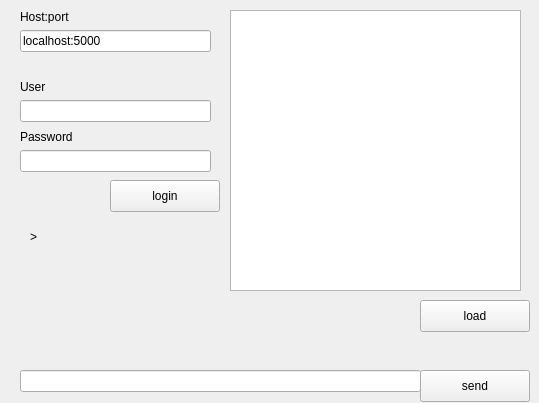
<?xml version="1.0" encoding="UTF-8"?>
<ui version="4.0">
 <class>Form</class>
 <widget class="QWidget" name="Form">
  <property name="geometry">
   <rect>
    <x>0</x>
    <y>0</y>
    <width>539</width>
    <height>403</height>
   </rect>
  </property>
  <property name="windowTitle">
   <string>Form</string>
  </property>
  <widget class="QPlainTextEdit" name="txt_messages">
   <property name="geometry">
    <rect>
     <x>230</x>
     <y>10</y>
     <width>291</width>
     <height>281</height>
    </rect>
   </property>
   <property name="readOnly">
    <bool>true</bool>
   </property>
  </widget>
  <widget class="QLineEdit" name="txt_user">
   <property name="geometry">
    <rect>
     <x>20</x>
     <y>100</y>
     <width>191</width>
     <height>22</height>
    </rect>
   </property>
  </widget>
  <widget class="QLineEdit" name="txt_password">
   <property name="geometry">
    <rect>
     <x>20</x>
     <y>150</y>
     <width>191</width>
     <height>22</height>
    </rect>
   </property>
  </widget>
  <widget class="QPushButton" name="pushButton">
   <property name="geometry">
    <rect>
     <x>110</x>
     <y>180</y>
     <width>110</width>
     <height>32</height>
    </rect>
   </property>
   <property name="text">
    <string>login</string>
   </property>
  </widget>
  <widget class="QPushButton" name="btn_load">
   <property name="geometry">
    <rect>
     <x>420</x>
     <y>300</y>
     <width>110</width>
     <height>32</height>
    </rect>
   </property>
   <property name="text">
    <string>load</string>
   </property>
  </widget>
  <widget class="QLineEdit" name="txt_host">
   <property name="geometry">
    <rect>
     <x>20</x>
     <y>30</y>
     <width>191</width>
     <height>22</height>
    </rect>
   </property>
   <property name="text">
    <string>localhost:5000</string>
   </property>
  </widget>
  <widget class="QLineEdit" name="txt_message">
   <property name="geometry">
    <rect>
     <x>20</x>
     <y>370</y>
     <width>401</width>
     <height>22</height>
    </rect>
   </property>
  </widget>
  <widget class="QPushButton" name="btn_send">
   <property name="geometry">
    <rect>
     <x>420</x>
     <y>370</y>
     <width>110</width>
     <height>32</height>
    </rect>
   </property>
   <property name="text">
    <string>send</string>
   </property>
  </widget>
  <widget class="QLabel" name="label">
   <property name="geometry">
    <rect>
     <x>20</x>
     <y>10</y>
     <width>56</width>
     <height>13</height>
    </rect>
   </property>
   <property name="text">
    <string>Host:port</string>
   </property>
  </widget>
  <widget class="QLabel" name="label_2">
   <property name="geometry">
    <rect>
     <x>20</x>
     <y>80</y>
     <width>56</width>
     <height>13</height>
    </rect>
   </property>
   <property name="text">
    <string>User</string>
   </property>
  </widget>
  <widget class="QLabel" name="label_3">
   <property name="geometry">
    <rect>
     <x>20</x>
     <y>130</y>
     <width>56</width>
     <height>13</height>
    </rect>
   </property>
   <property name="text">
    <string>Password</string>
   </property>
  </widget>
  <widget class="QLabel" name="label_4">
   <property name="geometry">
    <rect>
     <x>30</x>
     <y>230</y>
     <width>171</width>
     <height>101</height>
    </rect>
   </property>
   <property name="text">
    <string>&gt; </string>
   </property>
   <property name="alignment">
    <set>Qt::AlignLeading|Qt::AlignLeft|Qt::AlignTop</set>
   </property>
  </widget>
 </widget>
 <resources/>
 <connections/>
</ui>
